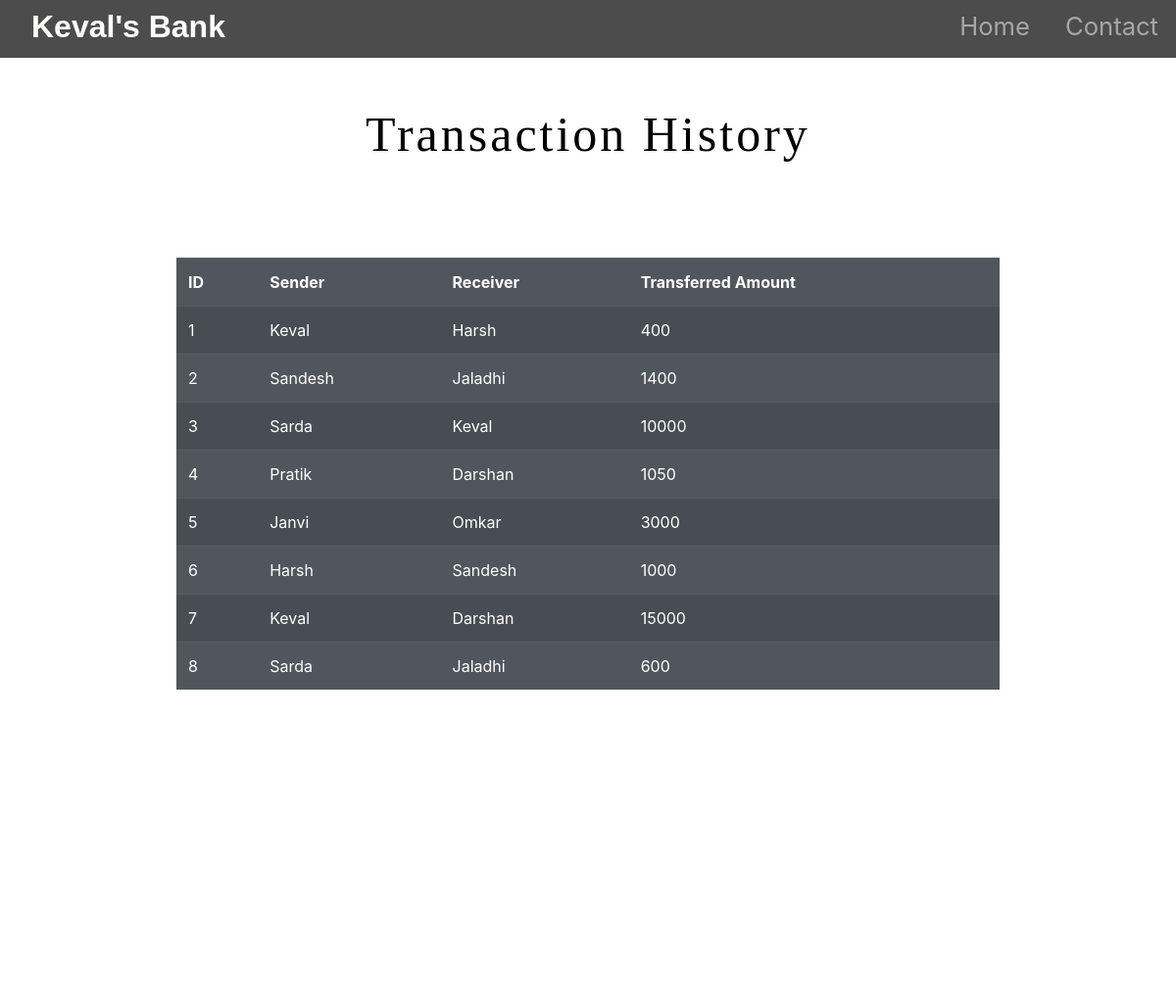
The page /history.php on the database its author committed.
### tables this page shows
CREATE TABLE `history` (
  `his_id` int(11) NOT NULL,
  `sender` varchar(255) NOT NULL,
  `reciever` varchar(255) NOT NULL,
  `amount` bigint(20) NOT NULL
);

### history.php (the view, shortened to what this page needs)
<!DOCTYPE html>
<html lang="en">
<head>
  <link rel="stylesheet" href="https://stackpath.bootstrapcdn.com/bootstrap/4.5.2/css/bootstrap.min.css"
>
  <link rel="stylesheet" type="text/css" href="styles.css">
</head>
<body>
  <div id="title">
    <nav id="navbar" class="navbar navbar-expand-lg navbar-dark ">
      <a id="navbar-brand" href="index.php">Keval's<span>  Bank</span></a>
      <div class="collapse navbar-collapse" id="navbarTogglerDemo01">
        <ul class="navbar-nav ml-auto">
          <li class="nav-item">
            <a class="nav-link" href="index.php">Home</a>
          </li>
          <li class="nav-item">
            <a class="nav-link" href="#footer">Contact</a>
          </li>
        </ul>
      </div>
    </nav>
  </div>
  <?php
 echo '<h1 class="intro"><center>Transaction History</center></h1>';
 echo '<table class=" listtable table-dark table  table-striped table-hover mt-5"  style="opacity: 0.9; width: 70%; margin: auto;">
 <tr>
     <th>ID</th>
     <th>Sender</th>
     <th>Receiver</th>
     <th>Transferred Amount</th>
 </tr>';
    $server = "localhost";
    $username = "root";
    $password = "";
    $database = "bank";
    $con = mysqli_connect($server, $username, $password, $database);
     $sql = "SELECT his_id,sender,reciever,amount FROM history;";
        $result=mysqli_query($con,$sql);
        while($row=mysqli_fetch_array($result)){
            echo '<tr>
            <td>'.$row["his_id"].'</td>
            <td>'.$row["sender"].'</td>
            <td>'.$row["reciever"].'</td>
            <td>'.$row["amount"].'</td>
        </tr>';
          }
 echo'</table>';
?><br>
</body>
<footer id="footer">
  <i class="social-icon fas fa-phone-square-alt"></i>
  <i class="social-icon fab fa-twitter-square"></i>
  <i class="social-icon fas fa-envelope-square"></i>
  <p>© Copyright 2021 Keval's Bank</p>
</footer>
</html>

### styles.css (style rules this page uses)
#title { background: rgba(0,0,0,0.7); }
#navbar { padding: 0 0 5px; }
#navbar-brand { text-decoration: none; color:#fdfffc; font-family: sans-serif; font-size: 2rem; font-weight: bold; padding-left: 2rem; }
span { color:white; }
.nav-item { padding: 0 10px; }
.nav-link { font-size: 1.6rem; }
.intro { text-align: center; font-size: 50px; letter-spacing: 3px; font-family: 'sans-serif'; position: relative; padding:4% 8%; color:black; }
#footer { margin-top: 200px; padding: 5% auto; text-align: center; color: white; font-size: 25px; }
.social-icon { margin: 10px 5px; color: white; }

### history.php (style rules this page uses)
body { background-image: url("img/4.jpg"); background-size: cover; height: 100%; width: 100%; background-repeat: no-repeat; background-attachment: fixed; }

### rows shown on the page
history: his_id "1", sender "Keval", reciever "Harsh", amount "400"
history: his_id "2", sender "Sandesh", reciever "Jaladhi", amount "1400"
history: his_id "3", sender "Sarda", reciever "Keval", amount "10000"
history: his_id "4", sender "Pratik", reciever "Darshan", amount "1050"
history: his_id "5", sender "Janvi", reciever "Omkar", amount "3000"
history: his_id "6", sender "Harsh", reciever "Sandesh", amount "1000"
history: his_id "7", sender "Keval", reciever "Darshan", amount "15000"
history: his_id "8", sender "Sarda", reciever "Jaladhi", amount "600"
